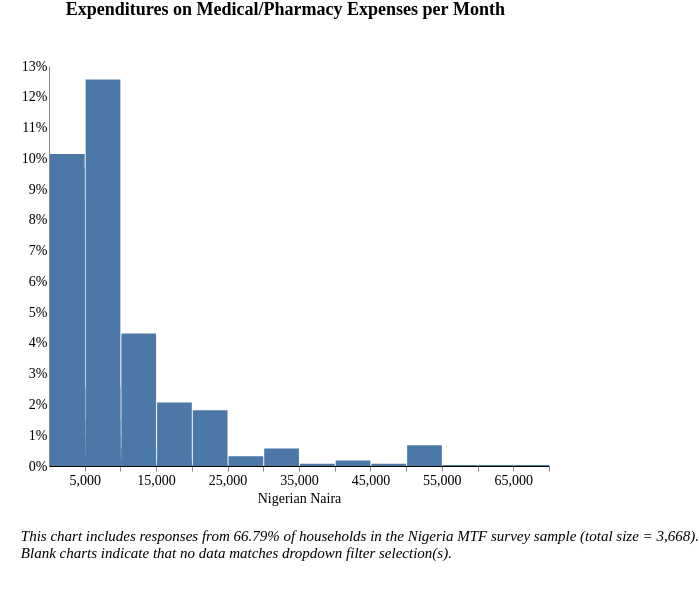

Vega-Lite specification for this chart:
### Vega-Lite specification from a JSON file in a GitHub repository (floating-point values rounded to 4 significant figures; data arrays with more than 128 entries replaced by an {"elided": "..."} marker saying what was removed)
{"width": 800, "height": 400, "config": {"title": {"fontSize": 18, "font": "Times New Roman", "anchor": "center", "fontColor": "#000000"}, "axisX": {"domain": true, "domainColor": "#000000", "grid": false, "labelFont": "Times New Roman", "labelFontSize": 14, "titleFont": "Times New Roman", "titleFontSize": 14, "titleFontWeight": "normal", "title": "X Axis Title (units)"}, "axisY": {"domain": true, "grid": false, "gridColor": "#DEDDDD", "gridWidth": 1, "labelFont": "Times New Roman", "labelFontSize": 14, "labelAngle": 0, "ticks": false, "titleFont": "Times New Roman", "titleFontSize": 14, "titleFontWeight": "normal", "titlePadding": 10, "title": "Y Axis Title (units)"}, "range": {"category": ["#2980B9", "#003366", "#FFAE19", "#D68910", "#E67E22", "#D35400", "#FF4500", "#FF6162", "#438B28", "#45B39D", "#99ADC1", "#212F3C"]}, "legend": {"labelFont": "Times New Roman", "labelFontSize": 14, "symbolType": "square", "symbolSize": 100, "titleFont": "Times New Roman", "titleFontSize": 14, "titleFontWeight": "normal", "title": "Legend", "orient": "right", "offset": 0}, "tooltip": {"font": "Open Sans"}, "view": {"stroke": "transparent", "text": {"font": "Times New Roman", "color": ["#2980B9", "#003366", "#FFAE19", "#D68910", "#E67E22", "#D35400", "#FF4500", "#FF6162", "#438B28", "#45B39D", "#99ADC1", "#212F3C"], "fontSize": 14, "align": "right", "fontWeight": 400, "size": 14}, "bar": {"size": 40, "binSpacing": 1, "continuousBandSize": 30, "discreteBandSize": 30, "fill": ["#2980B9", "#003366", "#FFAE19", "#D68910", "#E67E22", "#D35400", "#FF4500", "#FF6162", "#438B28", "#45B39D", "#99ADC1", "#212F3C"], "stroke": false}}}, "concat": [{"mark": "bar", "encoding": {"tooltip": [{"field": "l_expenditure", "title": "Response (Binned)", "type": "nominal"}, {"aggregate": "sum", "field": "pct", "format": ".2%", "title": "Percentage", "type": "quantitative"}], "x": {"axis": {"title": "Nigerian Naira"}, "bin": {"extent": [10, 70000], "step": 5000}, "field": "l_expenditure", "scale": {"clamp": true, "domain": [10, 70000]}, "type": "quantitative"}, "y": {"aggregate": "sum", "axis": {"format": "%"}, "field": "pct", "title": "", "type": "quantitative"}}, "height": 400, "selection": {"selector124": {"type": "single", "fields": ["stove"], "bind": {"input": "select", "options": [null, "3-Stone/Open Fire Stove", "Manufactured Stove Traditional", "Koresone Stove", "LPG/Natural Gas Stove", "Electric Stove"], "labels": ["All Stove Types", "3-Stone/Open Fire Stove", "Manufactured Stove Traditional", "Koresone Stove", "LPG/Natural Gas Stove", "Electric Stove"], "name": "Primary cookstove type  "}}, "selector123": {"type": "single", "fields": ["i19a"], "bind": {"input": "select", "options": [null, "Wood purchased", "Wood collected", "Charcoal", "Kerosene", "Crop Residue/Plant Biomass", "LPG/cooking gas", "Garbage", "Electric", "Piped Natural Gas", "Charcoal Briquettes", "Coal Briquette", "Biomass Briquette", "Coal/lignite", "Other, specify"], "labels": ["All Fuel Types", "Wood purchased", "Wood collected", "Charcoal", "Kerosene", "Crop Residue/Plant Biomass", "LPG/cooking gas", "Garbage", "Electric", "Piped Natural Gas", "Charcoal Briquettes", "Coal Briquette", "Biomass Briquette", "Coal/lignite", "Other"], "name": "Primary source of cooking fuel  "}}, "selector122": {"type": "single", "fields": ["c182"], "bind": {"input": "select", "options": [null, "Dry-cell battery", "National Grid Connection", "No electricity", "Electric generator", "Other, specify", "Solar Multi-Light Product", "Solar Home System", "Solar Lantern", "Local Mini Grid connection", "Rechargeable Battery"], "labels": ["All Responses", "Dry-cell battery", "National Grid Connection", "No electricity", "Electric generator", "Other", "Solar Multi-Light Product", "Solar Home System", "Solar Lantern", "Local Mini Grid Connection", "Rechargeable Battery"], "name": "Primary source of electricity  "}}, "selector118": {"type": "single", "fields": ["locality"], "bind": {"input": "select", "options": [null, 0, 1], "labels": ["National", "Urban", "Rural"], "name": "Locality Breakdown  "}}}, "title": {"text": ["Expenditures on Medical/Pharmacy Expenses per Month"], "color": "black", "subtitleColor": "black", "offset": 40}, "transform": [{"joinaggregate": [{"op": "count", "field": "*", "as": "total"}]}, {"calculate": "1 / datum.total", "as": "pct"}, {"bin": {"maxbins": 20}, "field": "m", "as": "mbin"}, {"filter": {"selection": "selector124"}}, {"filter": {"selection": "selector123"}}, {"filter": {"selection": "selector122"}}, {"filter": {"selection": "selector118"}}], "width": 500}], "data": {"name": "data-d142d1279e975ad60c6719d70d6791df"}, "padding": {"left": 20, "right": 0, "bottom": 0, "top": 0}, "title": {"text": ["", "", "This chart includes responses from 66.79% of households in the Nigeria MTF survey sample (total size = 3,668).", "Blank charts indicate that no data matches dropdown filter selection(s).", "", ""], "anchor": "start", "baseline": "bottom", "font": "Times New Roman", "fontSize": 15, "fontStyle": "italic", "fontWeight": "normal", "orient": "bottom"}, "$schema": "https://vega.github.io/schema/vega-lite/v4.17.0.json", "datasets": {"data-d142d1279e975ad60c6719d70d6791df": {"elided": "2810 records"}}}
